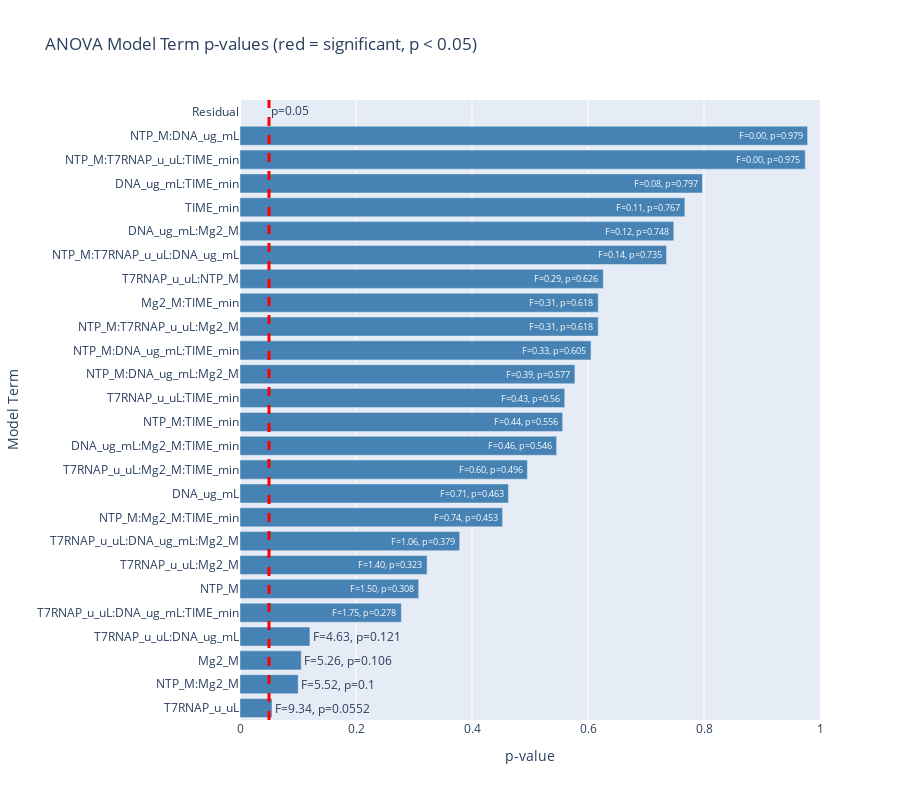

Source (notebook cell):
### Markdown cell above
## Analysis of Variance (ANOVA)

ANOVA is a statistical method used to analyze the differences among group means in a
sample. It helps to determine if there are any statistically significant differences
between the means of three or more independent groups.`

### Code cell
# Use descriptive variable names
anova_data = pd.DataFrame(
    data={
        "RNA_Yield": response.values.ravel(),
        "NTP_M": experimental_conditions[X_columns[0]].values.ravel(),
        "T7RNAP_u_uL": experimental_conditions[X_columns[1]].values.ravel(),
        "DNA_ug_mL": experimental_conditions[X_columns[2]].values.ravel(),
        "Mg2_M": experimental_conditions[X_columns[3]].values.ravel(),
        "TIME_min": experimental_conditions[X_columns[4]].values.ravel(),
    }
)

# Build formula with all main effects and all interaction effects (up to 5-way)
formula = "RNA_Yield ~ NTP_M + T7RNAP_u_uL + DNA_ug_mL + Mg2_M + TIME_min + NTP_M * Mg2_M + T7RNAP_u_uL * NTP_M + T7RNAP_u_uL * DNA_ug_mL + T7RNAP_u_uL * Mg2_M + T7RNAP_u_uL * TIME_min + DNA_ug_mL * Mg2_M + DNA_ug_mL * TIME_min + Mg2_M * TIME_min + NTP_M * T7RNAP_u_uL * DNA_ug_mL + NTP_M * T7RNAP_u_uL * Mg2_M + NTP_M * T7RNAP_u_uL * TIME_min + NTP_M * DNA_ug_mL * Mg2_M + NTP_M * DNA_ug_mL * TIME_min + NTP_M * Mg2_M * TIME_min + T7RNAP_u_uL * DNA_ug_mL * Mg2_M + T7RNAP_u_uL * DNA_ug_mL * TIME_min + T7RNAP_u_uL * Mg2_M * TIME_min + DNA_ug_mL * Mg2_M * TIME_min"

lm = ols(formula=formula, data=anova_data).fit()

# Show full model summary
print(lm.summary())

# ANOVA table
anova_results = anova_lm(lm)
print("\nANOVA Table:")
print(anova_results)

# Extract p-values and F-statistics
anova_results = anova_results.reset_index().rename(columns={"index": "Term"})
anova_results["Significant"] = anova_results["PR(>F)"] < 0.05

# Plot p-values for all terms
fig = go.Figure(
    data=[
        go.Bar(
            y=anova_results["Term"],
            x=anova_results["PR(>F)"],
            orientation="h",
            marker_color=[
                "crimson" if sig else "steelblue"
                for sig in anova_results["Significant"]
            ],
            text=[
                f"F={fval:.2f}, p={pval:.3g}"
                for fval, pval in zip(anova_results["F"], anova_results["PR(>F)"])
            ],
            hoverinfo="text",
        )
    ]
)

fig.add_vline(
    x=0.05,
    line_width=3,
    line_dash="dash",
    line_color="red",
    annotation_text="p=0.05",
    annotation_position="top right",
)
fig.update_xaxes(title="p-value", range=[0, 1])
fig.update_yaxes(title="Model Term")
fig.update_layout(
    barmode="stack",
    title_text="ANOVA Model Term p-values (red = significant, p < 0.05)",
    yaxis={"categoryorder": "total ascending"},
    height=800,
)

### Figure 1 — Plotly figure (JSON) as saved in the notebook; plotly's stock layout.template omitted (floating-point values rounded to 4 significant figures)
{"data": [{"hoverinfo": "text", "marker": {"color": ["steelblue", "steelblue", "steelblue", "steelblue", "steelblue", "steelblue", "steelblue", "steelblue", "steelblue", "steelblue", "steelblue", "steelblue", "steelblue", "steelblue", "steelblue", "steelblue", "steelblue", "steelblue", "steelblue", "steelblue", "steelblue", "steelblue", "steelblue", "steelblue", "steelblue", "steelblue"]}, "orientation": "h", "text": ["F=1.50, p=0.308", "F=9.34, p=0.0552", "F=0.71, p=0.463", "F=5.26, p=0.106", "F=0.11, p=0.767", "F=5.52, p=0.1", "F=0.29, p=0.626", "F=4.63, p=0.121", "F=1.40, p=0.323", "F=0.43, p=0.56", "F=0.12, p=0.748", "F=0.08, p=0.797", "F=0.31, p=0.618", "F=0.00, p=0.979", "F=0.14, p=0.735", "F=0.31, p=0.618", "F=0.44, p=0.556", "F=0.00, p=0.975", "F=0.39, p=0.577", "F=0.33, p=0.605", "F=0.74, p=0.453", "F=1.06, p=0.379", "F=1.75, p=0.278", "F=0.60, p=0.496", "F=0.46, p=0.546", "F=nan, p=nan"], "type": "bar", "x": [0.3081, 0.05518, 0.4627, 0.1056, 0.767, 0.1003, 0.6263, 0.1205, 0.3226, 0.5599, 0.7479, 0.7973, 0.6177, 0.9786, 0.7354, 0.6176, 0.5563, 0.9746, 0.5774, 0.6052, 0.4527, 0.3787, 0.2782, 0.4955, 0.5459, NaN], "y": ["NTP_M", "T7RNAP_u_uL", "DNA_ug_mL", "Mg2_M", "TIME_min", "NTP_M:Mg2_M", "T7RNAP_u_uL:NTP_M", "T7RNAP_u_uL:DNA_ug_mL", "T7RNAP_u_uL:Mg2_M", "T7RNAP_u_uL:TIME_min", "DNA_ug_mL:Mg2_M", "DNA_ug_mL:TIME_min", "Mg2_M:TIME_min", "NTP_M:DNA_ug_mL", "NTP_M:T7RNAP_u_uL:DNA_ug_mL", "NTP_M:T7RNAP_u_uL:Mg2_M", "NTP_M:TIME_min", "NTP_M:T7RNAP_u_uL:TIME_min", "NTP_M:DNA_ug_mL:Mg2_M", "NTP_M:DNA_ug_mL:TIME_min", "NTP_M:Mg2_M:TIME_min", "T7RNAP_u_uL:DNA_ug_mL:Mg2_M", "T7RNAP_u_uL:DNA_ug_mL:TIME_min", "T7RNAP_u_uL:Mg2_M:TIME_min", "DNA_ug_mL:Mg2_M:TIME_min", "Residual"]}], "layout": {"annotations": [{"showarrow": false, "text": "p=0.05", "x": 0.05, "xanchor": "left", "xref": "x", "y": 1, "yanchor": "top", "yref": "y domain"}], "barmode": "stack", "height": 800, "shapes": [{"line": {"color": "red", "dash": "dash", "width": 3}, "type": "line", "x0": 0.05, "x1": 0.05, "xref": "x", "y0": 0, "y1": 1, "yref": "y domain"}], "title": {"text": "ANOVA Model Term p-values (red = significant, p < 0.05)"}, "xaxis": {"range": [0, 1], "title": {"text": "p-value"}}, "yaxis": {"categoryorder": "total ascending", "title": {"text": "Model Term"}}}}
